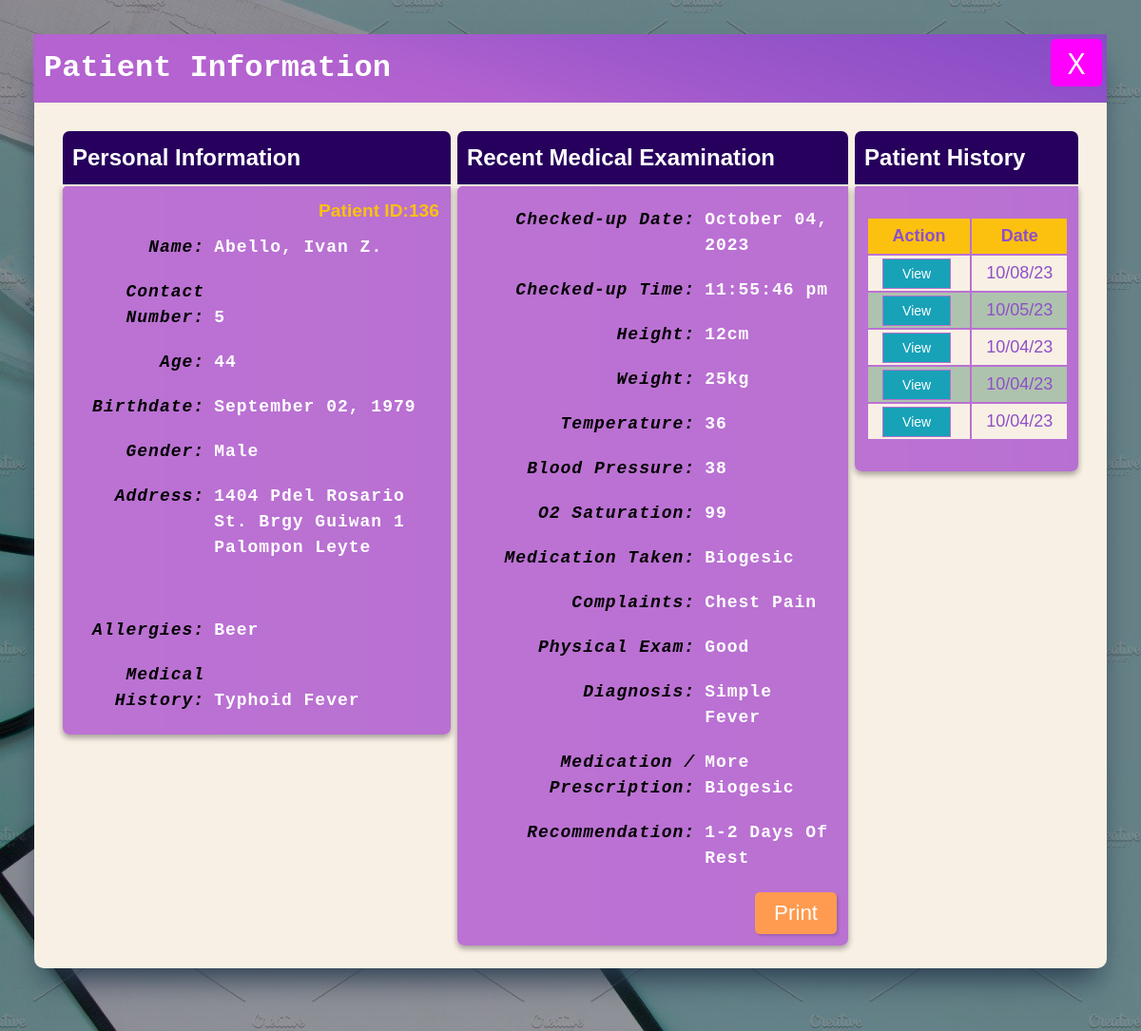
The page /patient_info.php?view_id=136&view_history_id=507 (signed in) on the database its author committed.
### tables this page shows
CREATE TABLE `medical_record` (
  `medical_record_id` int(11) NOT NULL,
  `id` int(11) NOT NULL,
  `height` varchar(11) NOT NULL,
  `weight` varchar(11) NOT NULL,
  `pulse` varchar(11) NOT NULL,
  `blood_pressure` varchar(11) NOT NULL,
  `respiratory_rate` varchar(11) NOT NULL,
  `allergies` varchar(100) NOT NULL,
  `findings` varchar(100) NOT NULL,
  `remarks` varchar(100) NOT NULL,
  `checked_up_date` date NOT NULL,
  `checked_up_time` time NOT NULL,
  `am_pm` varchar(11) NOT NULL,
  `temperature` float NOT NULL,
  `saturation` int(11) NOT NULL,
  `taken` varchar(300) NOT NULL,
  `complaints` varchar(300) NOT NULL,
  `history` varchar(300) NOT NULL,
  `medication` varchar(300) NOT NULL,
  `physical` varchar(100) NOT NULL,
  `recommendation` varchar(255) NOT NULL
);

CREATE TABLE `personal_info` (
  `id` int(11) NOT NULL,
  `firstName` varchar(32) NOT NULL,
  `lastName` varchar(32) NOT NULL,
  `middleName` varchar(32) NOT NULL,
  `gender` varchar(11) NOT NULL,
  `age` bigint(32) NOT NULL,
  `contact` varchar(32) NOT NULL,
  `civil_status` varchar(32) NOT NULL,
  `religion` varchar(32) NOT NULL,
  `birthdate` date NOT NULL,
  `birthplace` varchar(32) NOT NULL,
  `occupation` varchar(32) NOT NULL,
  `address` varchar(255) NOT NULL
);

### patient_info.php (the view, shortened to what the rows shown need)
<?php include "header.php"; ?>
<body id="patient_info" class="drawer drawer--right">
    <?php
    $view_id = $_GET['view_id'];
    if (isset( $_GET['view_history_id'])) {
        $view_history_id = $_GET['view_history_id'];
        global $connection,
        $firstName,
        $lastName,
        $middleName,
        $age,
        $gender,
        $contact,
        $birthdate,
        $address,
        $height,
        $pulse,
        $weight,
        $blood_pressure,
        $allergies,
        $findings,
        $checked_up_date,
        $checked_up_time,
        $am_pm,
        $temperature,
        $saturation,
        $taken,
        $complaints,
        $history,
        $medication,
        $physical,
        $recommendation;
        $query = "SELECT personal_info.*, medical_record.*
        FROM personal_info
        INNER JOIN medical_record ON personal_info.id = medical_record.id
        WHERE personal_info.id = $view_id AND medical_record.medical_record_id = $view_history_id";
        $result = mysqli_query($connection,$query);
        if ($result) {
               while ($row = mysqli_fetch_assoc($result)) {
                   $firstName = $row['firstName'];
                   $lastName = $row['lastName'];
                   $middleName = $row['middleName'];
                   $age = $row['age'];
                   $gender = $row['gender'];
                   $contact = $row['contact'];
                   $birthdate = $row['birthdate'];
                   $address = $row['address'];
                   $height = $row['height'];
                   $weight = $row['weight'];
                   $blood_pressure = $row['blood_pressure'];
                   $allergies = $row['allergies'];
                   $findings = $row['findings'];
                   $checked_up_time = $row['checked_up_time'];
                   $am_pm = $row['am_pm'];
                   $temperature = $row['temperature'];
                   $saturation = $row['saturation'];
                   $taken = $row['taken'];
                   $complaints = $row['complaints'];
                   $history = $row['history'];
                   $medication = $row['medication'];
                   $physical = $row['physical'];
                   $recommendation = $row['recommendation'];
             }
            }
    }
    else {
        displayRecentMedRec();
    }
                      ?>
	<div class="l_bg">
		<div class="l_container l_wrap clearfix">
			<div class="l_main_contents">
				<div class="l_card ">
					<div class="l_poster_area">
                    <h1 class="c_ttl_type01">Patient <br class="sp_show"> Information</h1>
                    <div class="l_right_content_inside_bg bg_none">
                                        <form action="" method="post" class="l_edit_form">
                                            <div class="l_info_container_main_container">
                                                <div class="">
                                                <h2 class="c_ttl_type02">Personal Information</h2>
                                                <div class="flex l_info_container c_update_personal_info_btn_relative">
                                                    <div class="l_personal_information">
                                                        <table class="c_personal_info_table">
                                                            <tr>
                                                                <td><p><?php echo $lastName.", ".$firstName. " " . substr($middleName, 0, 1). ".";?></p></td>
                                                            </tr>
                                                            <tr>
                                                                <td>Contact Number:</td>
                                                                <td><?php echo $contact?></td>
                                                            </tr>
                                                            <tr>
                                                                <td>Age:</td>
                                                                <td><?php echo $age?></td>
                                                            </tr>
                                                            <tr>
                                                                <td>Birthdate:</td>
                                                                <td><?php echo convertDate_index($birthdate) ?></td>
                                                            </tr>
                                                            <tr>
                                                                <td>Gender:</td>
                                                                <td><?php echo $gender?></td>
                                                            </tr>
                                                            <tr>
                                                                <td>Address:</td>
                                                                <td><?php echo $address?></td>
                                                            </tr>
                                                            <tr>
                                                                <td>Allergies:</td>
                                                                <td><?php echo $allergies?></td>
                                                            </tr>
                                                            <tr>
                                                                <td>Medical History:</td>
                                                                <td><?php echo $history?></td>
                                                            </tr>
                                                        </table>
                                                    </div>
                                                </div>
                                                </div>
                                                <div class="mat10 l_recent_med_exam" id="l_recent_med_exam">
                                                <h2 class="c_ttl_type02 ">Recent Medical Examination</h2>
                                                    <div class="flex l_info_container c_update_medical_record_btn_relative">
                                                    <table class="c_personal_info_table">
                                                            <tr>
                                                                <td>Checked-up Time:</td>
                                                                <td><?php echo $checked_up_time ." ".$am_pm?></td>
                                                            </tr>
                                                            <tr>
                                                                <td>Height:</td>
                                                                <td><?php echo $height?>cm</td>
                                                            </tr>
                                                            <tr>
                                                                <td>Weight:</td>
                                                                <td><?php echo $weight?>kg</td>
                                                            </tr>
                                                            <tr>
                                                                <td>Temperature:</td>
                                                                <td><?php echo $temperature?></td>
                                                            </tr>
                                                            <tr>
                                                                <td>Blood Pressure:</td>
                                                                <td><?php echo $blood_pressure?></td>
                                                            </tr>
                                                            <tr>
                                                                <td>O2 Saturation:</td>
                                                                <td><?php echo $saturation?></td>
                                                            </tr>
                                                            <tr>
                                                                <td>Medication Taken:</td>
                                                                <td><?php echo $taken?></td>
                                                            </tr>
                                                            <tr>
                                                                <td>Complaints:</td>
                                                                <td><?php echo $complaints?></td>
                                                            </tr>
                                                            <tr>
                                                                <td>Physical Exam:</td>
                                                                <td><?php echo $physical?></td>
                                                            </tr>
                                                            <tr>
                                                                <td>Diagnosis:</td>
                                                                <td><?php echo $findings?></td>
                                                            </tr>
                                                            <tr>
                                                                <td>Medication / Prescription:</td>
                                                                <td><?php echo $medication?></td>
                                                            </tr>
                                                            <tr>
                                                                <td>Recommendation:</td>
                                                                <td><?php echo $recommendation?></td>
                                                            </tr>
                                                        </table>
                                                    </div>
                                                </div>
                                                <div class=" l_recent_med_exam">
                                                <h2 class="c_ttl_type02 ">Patient History</h2>
                                                    <div class="flex l_info_container c_update_medical_record_btn_relative">
                                                            <div class="l_personal_information">
                                                            <div class="l_table_container">
                                                                <table class="c_table_type01">
                                                                    <tr>
                                                                        <th>Action</th>
                                                                        <th>Date</th>
                                                                    </tr>
                                                                    <?php
                                                                    $query = "SELECT * FROM medical_record WHERE id = $view_id
                                                                    ORDER BY checked_up_date desc, checked_up_time Desc";
                                                                    $result = mysqli_query($connection,$query);
                                                                    if(isset($result)) {
                                                                        while ($row = mysqli_fetch_assoc($result)) {
                                                                            $id = $row['medical_record_id'];
                                                                            $findings = $row['findings'];
                                                                            $checked_up_date = date("m/d/y", strtotime($row['checked_up_date']));
                                                                            $medication = $row['medication'];
                                                                            if ($findings && $medication) {
                                                                                echo "<tr>";
                                                                                echo "<td>
                                                                                <div class='operation_btn'>
                                                                                <button name='view_btn' class='c_view_btn c_view_history sp_hidden'><a href='patient_info.php?view_id=".$view_id."&view_history_id=".$id."'>View</a></button>
                                                                                <button name='view_btn' class='c_view_btn c_view_history sp_show'><a href='patient_info.php?view_id=".$view_id."&view_history_id=".$id."#l_recent_med_exam'>View</a></button>
                                                                                </div>
                                                                                </td>";
                                                                                echo "<td>".$checked_up_date."</td>";
                                                                                echo "</tr>";
                                                                            }
                                                                        }
                                                                    }
                                                                    ?>
                                                                </table>
                                                            </div>
                                                    </div>
                                                    </div>
                                                </div>
                                            </div>
                                        </form>
                                </div>
                    </div>
				</div>
			</div>
			</div>
		</div>
<?php
include "footer.php";
?>

### rows shown on the page
medical_record: id.lastName "Abello", id.firstName "Ivan", id.middleName "Z", id.contact "5", id.age "44", id.birthdate "September 02, 1979", id.gender "Male", id.address "1404 Pdel Rosario St. Brgy Guiwan 1 Palompon Leyte", allergies "Beer", history "Typhoid Fever", checked_up_time "11:55:46", am_pm "pm", height "12", weight "25", temperature "36", blood_pressure "38", saturation "99", taken "Biogesic", complaints "Chest Pain", physical "Good", findings "Simple Fever", medication "More Biogesic", recommendation "1-2 Days Of Rest", checked_up_date "10/04/23"
medical_record: checked_up_date "10/08/23"
medical_record: checked_up_date "10/05/23"
medical_record: checked_up_date "10/04/23"
medical_record: checked_up_date "10/04/23"

### other values the page prints
$view_id "136"
convertDate_index($checked_up_date) "October 04, 2023"
